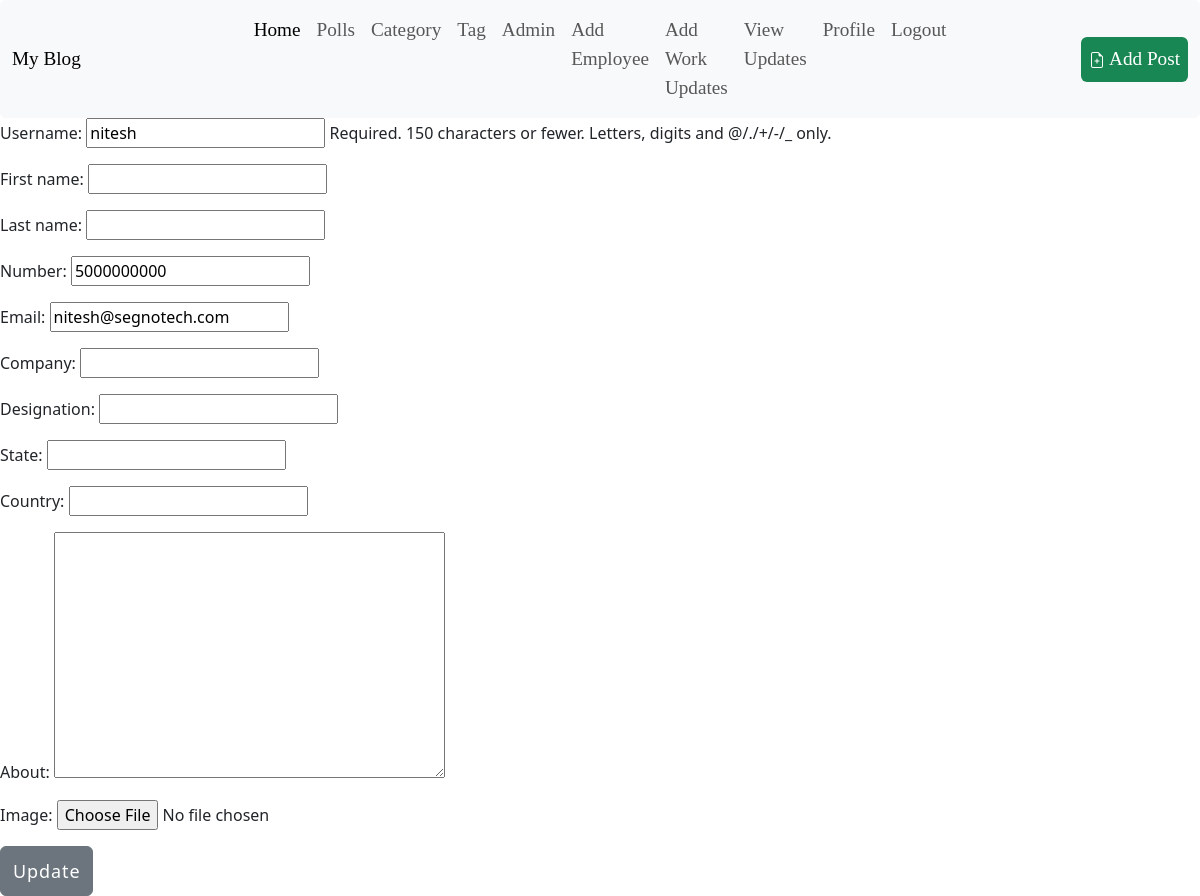
Screenshot of /edit/ (signed in) with the database file from the repository.
### blog/models.py (models this page shows)
class User(AbstractUser):
    parent = models.ForeignKey("self", verbose_name="Parent", on_delete=models.PROTECT, blank=True, null=True)
    number = models.IntegerField(validators=[MinValueValidator(5000000000),MaxValueValidator(999999999999)], default=5000000000)
    company = models.CharField(max_length=50)
    designation = models.CharField(max_length=100)
    state = models.CharField(max_length=50)
    country = models.CharField(max_length=50)
    email = models.EmailField(max_length=50)
    about = models.TextField(max_length=300)
    image = models.ImageField(upload_to='user_image')

### blog/views.py (the view)
# urls.py: path("edit/", views.edit_profile, name="edit_profile"),
def edit_profile(request):
    if request.method == 'POST':
        form = User_Update(request.POST, request.FILES, instance=request.user)
        update = form.save(commit=False)
        update.user = request.user
        update.save()
        return redirect('/profile/')
    else:
        form = User_Update(instance=request.user)
    return render(request, 'blog/edit_profile.html', {'form': form})

### blog/form.py
class User_Update(forms.ModelForm):
    class Meta:
        model = User
        fields = ('username','first_name', 'last_name','number','email','company','designation','state','country','about','image')

### blog/templatetags/customtags.py (called while the page is built)
@register.filter
def employees(data):
    return Employee.objects.all()

### blog/templates/blog/edit_profile.html (shortened to what this page needs)
{% extends 'blog/base.html' %}
{% load static %}
{% block content %}
<form action="." method="POST" enctype="multipart/form-data" class="post-form">
    {{ form.as_p }}
    <button type="submit" class="save btn btn-secondary">Update</button>
</form>
{% endblock %}

### blog/static/css/blog.css (style rules this page uses)
body { font-family:'Segoe UI', Tahoma, Geneva, Verdana, sans-serif; }
.btn { padding: .657rem .75rem; font-size: 18px; letter-spacing: 0.050em; -webkit-transition: all 0.3s ease-in-out; -moz-transition: all 0.3s ease-in-out; -o-transition: all 0.3s ease-in-out; transition: all 0.3s ease-in-out; }

### rows the page displays
User: username "nitesh", number "5000000000", email "nitesh@segnotech.com"
